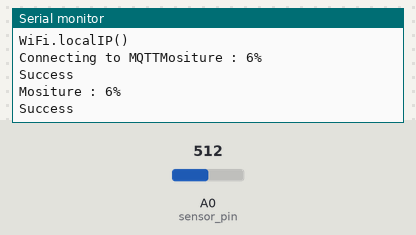
Recording of a sketch running on a simulated ESP8266 (NodeMCU). Shown: the last lines printed to the serial monitor. The test bench sets the inputs (shaded band); at power-on: A0 (sensor_pin) = 512. WiFi joins after 1.5 s; servers stay silent unless stated; no MQTT or app messages arrive unless stated.

Above: at 2.7 s.
2.8 s: A0 (sensor_pin) set to 716
At 4.2 s:
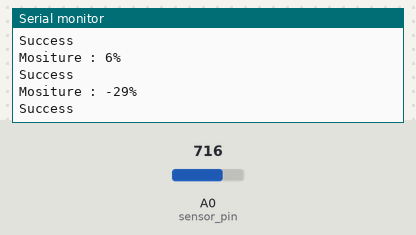
4.3 s: A0 (sensor_pin) set to 900
At 5.8 s:
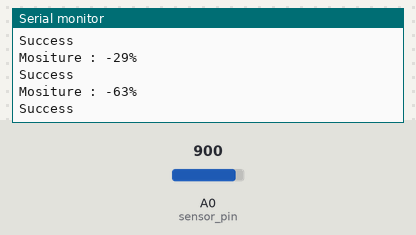
Timing chart, 0 to 7.3 s (numbered marks = the images above; inputs shaded):
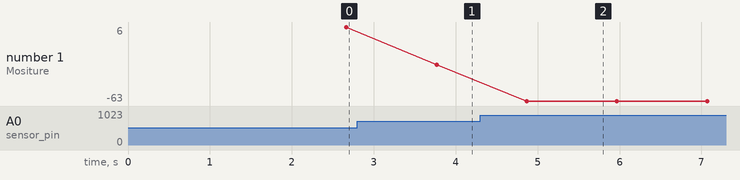

The sketch:

adasoilmoi.ino
```cpp
#include<ESP8266WiFi.h>
#include "Adafruit_MQTT_Client.h"

//#define ldr A0
#define wifi "VIRUS"
#define password "raj12345"
#define server "io.adafruit.com"
#define port 1883
#define username "i_am_rajee"
#define key "14e1d82cac804c5cbe5377905ca95a0a"

int sensor_pin = A0;

int output_value ;

WiFiClient esp;

Adafruit_MQTT_Client mqtt(&esp,server, port, username, key);                                      //connecting Client to server //espuk :)
Adafruit_MQTT_Publish feed = Adafruit_MQTT_Publish(&mqtt, username"/feeds/ldr");              //giving location to publish data


void setup()
{
  Serial.begin(115200);
  delay(10);
  Serial.println("Adafruit MQTT demo");
  Serial.print("Connecting to ");
  Serial.println(wifi);


  WiFi.begin(wifi,password);
  while(WiFi.status()!= WL_CONNECTED)
    {
          delay(500);
           Serial.print(".");
    }

  Serial.println("WiFi connected");
  Serial.println("IP address: ");
  Serial.println("WiFi.localIP()");
  Serial.print("Connecting to MQTT");


  while(mqtt.connect())                                                 //printing while connecting
    {
          Serial.print(".");
    }

}


void loop()
{
  if(mqtt.connected())                      //only if connected
   {
        /* int data = analogRead(ldr);
         Serial.print("\nSending LDR val");
         Serial.print(data);
         Serial.print("...");*/

        output_value= analogRead(sensor_pin);

        output_value = map(output_value,550,0,0,100);

        Serial.print("Mositure : ");

        Serial.print(output_value);

        Serial.println("%");

        //delay(2000);

         if(feed.publish(output_value))                                                        //publish the data and checking if published or not
          {
             Serial.println("Success");
          }
         else
          {
            Serial.println("Fail!");
        }
          delay(1101);                                                         //*************************
  }


}
```

Measured:
- after the input at 2.8 s, the serial monitor: prints a new line after 0.97 s (image 1)
- after the input at 4.3 s, the serial monitor: prints a new line after 0.57 s (image 2)
- plotted number 1: 6 → -29 after the input at 2.8 s, -29 → -63 after the input at 4.3 s
